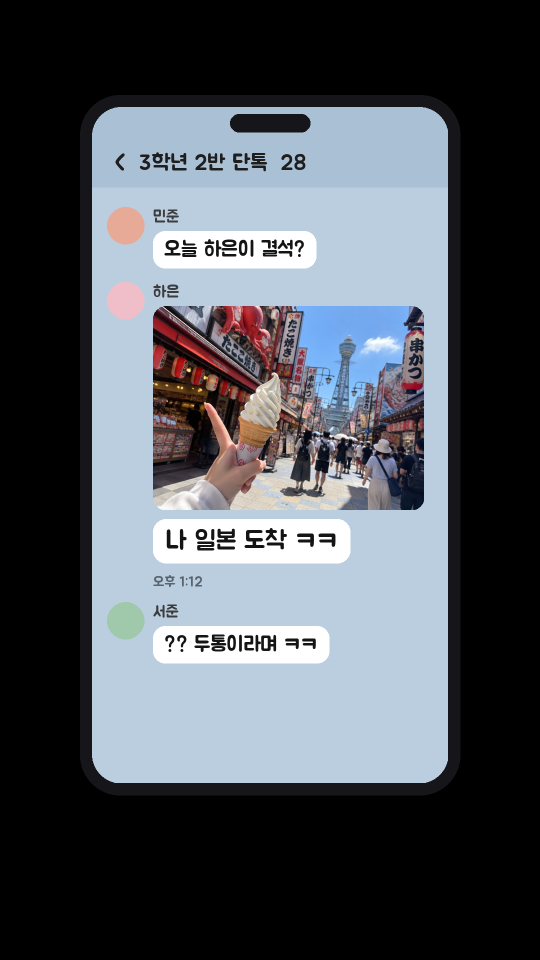
#> input picture studio/projects/soulchange-ep04/04_생성물/images/ovl_단톡.png, 1080 x 1920 px (shown at 1/2 size)
$ python -i phone_ui.py   (imports and definitions only)
#> lines starting #> are read from the running program, lines starting #| are printed output that depends on the picture
"""4화 v14: N3b 컷(담임 몸이 문자 보내는 0:33~0:35)의 하얀 폰 화면 안에만 문자 화면을 입힌다.
화면 = 밝고 색이 없는 픽셀만 바꾸므로, 화면을 덮은 엄지손가락·베젤은 그대로 위에 남는다.
사용: python3 phone_ui.py 입력.mp4 출력.mp4
"""
import subprocess, sys
import numpy as np
from PIL import Image, ImageDraw, ImageFont, ImageFilter

W, H, FPS = 1080, 1920, 30
ROI = (700, 560, 1080, 1250)   # x0, y0, x1, y1: 폰이 움직이는 범위(영혼 원 아래)
F = '/home/user/youtube-ops/series/_soulchange_kit/fonts/Jua-Regular.ttf'
f = lambda s: ImageFont.truetype(F, s)


# [53 lines left out: functions screen_image, persp_coeffs, screen_mask, corners, in_quad, not called in this run]


def skin(fr):
    r, g, b = fr[..., 0].astype(int), fr[..., 1].astype(int), fr[..., 2].astype(int)
    return (r > 90) & (r - b > 18) & (r >= g) & (np.maximum(r, np.maximum(g, b)) - np.minimum(r, np.minimum(g, b)) > 15)


def main(src, dst):
    raw = subprocess.run(['ffmpeg', '-v', 'error', '-i', src, '-f', 'rawvideo', '-pix_fmt', 'rgb24', '-'], capture_output=True).stdout
    frames = np.frombuffer(raw, np.uint8).reshape(-1, H, W, 3).copy()
    masks = [screen_mask(fr) for fr in frames]
    cs = [corners(m) for m in masks]
    # 모서리를 앞뒤 2프레임 평균으로 다듬어 떨림을 줄임(못 찾은 프레임은 이웃 값)
    # v14b: 한 프레임 사이 모서리가 크게 튀면(손가락이 화면을 많이 가려 밝은 부분이 줄 때) 앞 프레임 모서리를 쓴다
    last = next(c for c in cs if c is not None); out = []
    for c in cs:
        if c is None or np.abs(c - last).max() > 18: c = last + np.clip((c if c is not None else last) - last, -4, 4)
        out.append(c); last = c
    cs = out
    sm = [np.mean(cs[max(0, i - 2):i + 3], axis=0) for i in range(len(cs))]
    ui = screen_image(); uw, uh = ui.size
    for i, fr in enumerate(frames):
        q = sm[i]
        coef = persp_coeffs([(0, 0), (uw, 0), (uw, uh), (0, uh)], [tuple(p) for p in q])
        warped = np.asarray(ui.transform((W, H), Image.PERSPECTIVE, tuple(coef), Image.BICUBIC, fillcolor=(242, 242, 247)))
        m = in_quad(q, shrink=8) & ~skin(fr) & ~(fr.max(axis=2) < 70)   # v14b: 사각형 안쪽 전체(회색 얼룩 포함)에서 손가락(살색)만 뺌
        a = Image.fromarray((m * 255).astype(np.uint8)).filter(ImageFilter.MaxFilter(3)).filter(ImageFilter.GaussianBlur(1.2))
        a = np.asarray(a, float)[..., None] / 255
        frames[i] = (fr * (1 - a) + warped * a).astype(np.uint8)
    subprocess.run(['ffmpeg', '-y', '-v', 'error', '-f', 'rawvideo', '-pix_fmt', 'rgb24', '-s', f'{W}x{H}', '-r', str(FPS), '-i', '-',
                    '-c:v', 'libx264', '-preset', 'veryfast', '-crf', '18', '-pix_fmt', 'yuv420p', dst], input=frames.tobytes(), check=True)


# [2 lines not run here, left out]

>>> import cv2
>>> picture = cv2.imread('../04_생성물/images/ovl_단톡.png', cv2.IMREAD_GRAYSCALE)
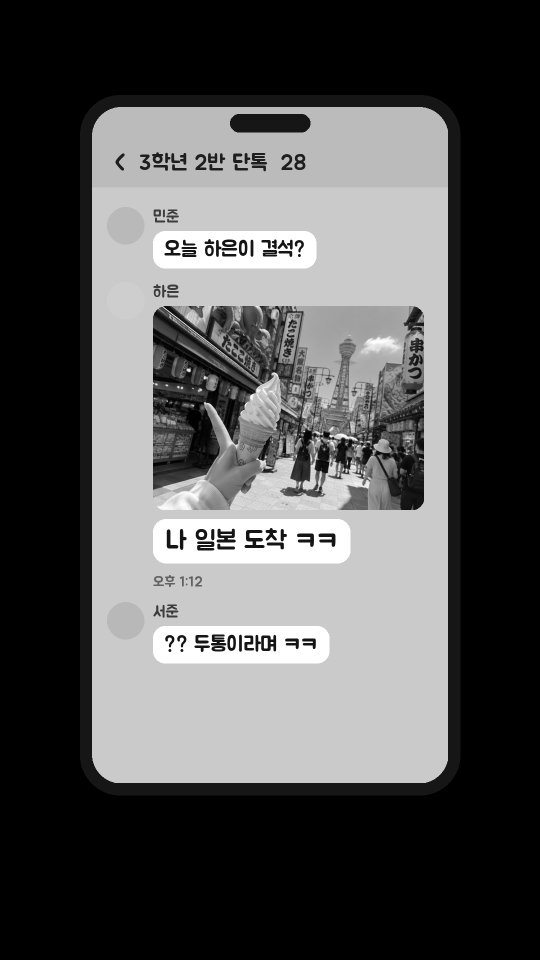
#> picture: shape (1920, 1080) (shown at 1/2 size); min 0, max 255, mean 83.5
>>> result = main(picture, 'out.png')
#> (the run stopped early here; a loop or call above may not have finished)

$ run again, on studio/projects/soulchange-ep04/04_생성물/images/ovl_멘붕그늘.png
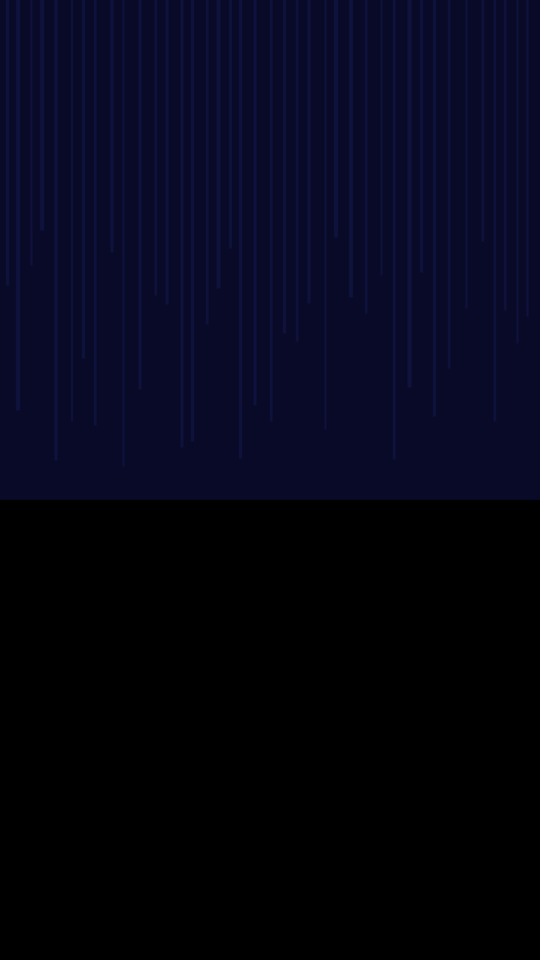
#> input picture studio/projects/soulchange-ep04/04_생성물/images/ovl_멘붕그늘.png, 1080 x 1920 px (shown at 1/2 size)
#> `picture = cv2.imread('../04_생성물/images/ovl_단톡.png', cv2.IMREAD_GRAYSCA..`:
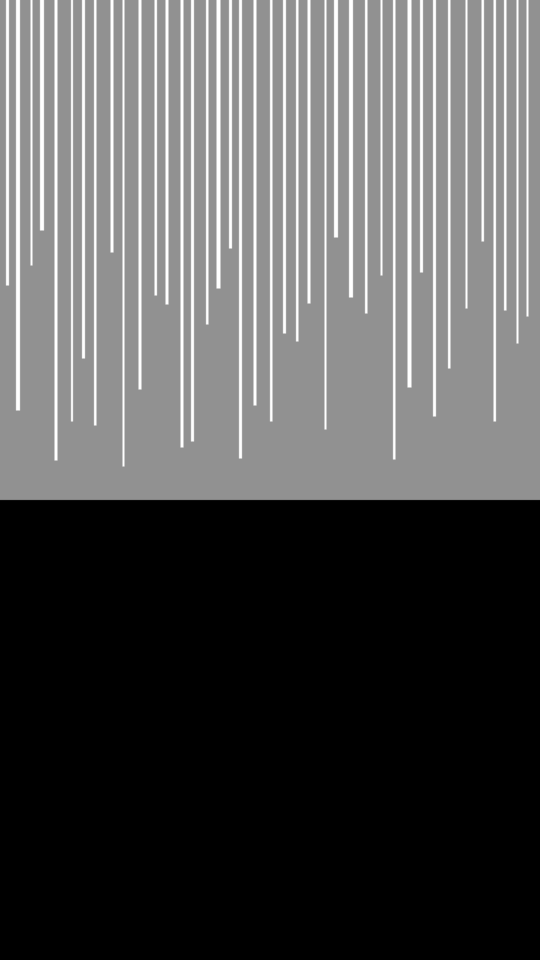
#> picture: shape (1920, 1080) (shown at 1/2 size); min 0, max 21, mean 6.9; drawn with min black and max white

$ run again, on studio/projects/soulchange-ep04/04_생성물/images/ovl_보낸문자.png
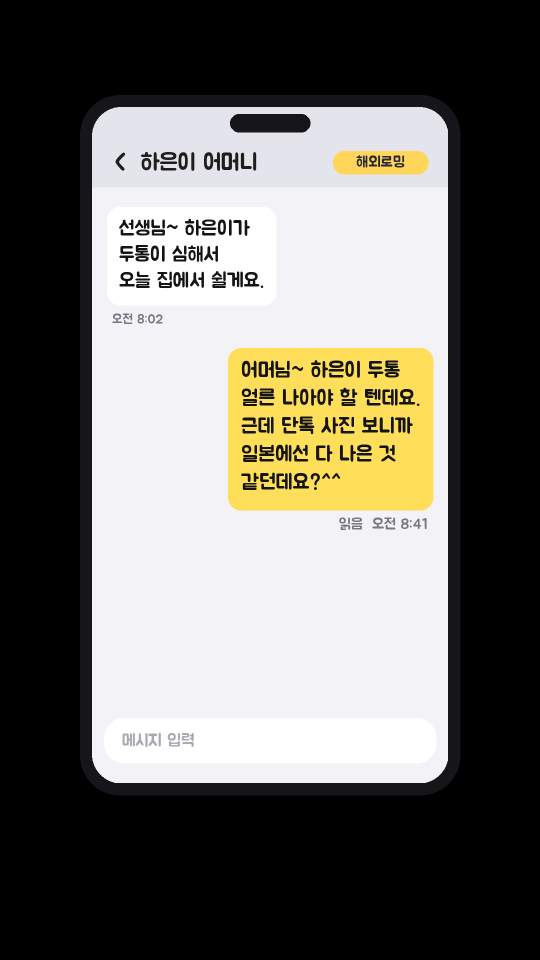
#> input picture studio/projects/soulchange-ep04/04_생성물/images/ovl_보낸문자.png, 1080 x 1920 px (shown at 1/2 size)
#> `picture = cv2.imread('../04_생성물/images/ovl_단톡.png', cv2.IMREAD_GRAYSCA..`:
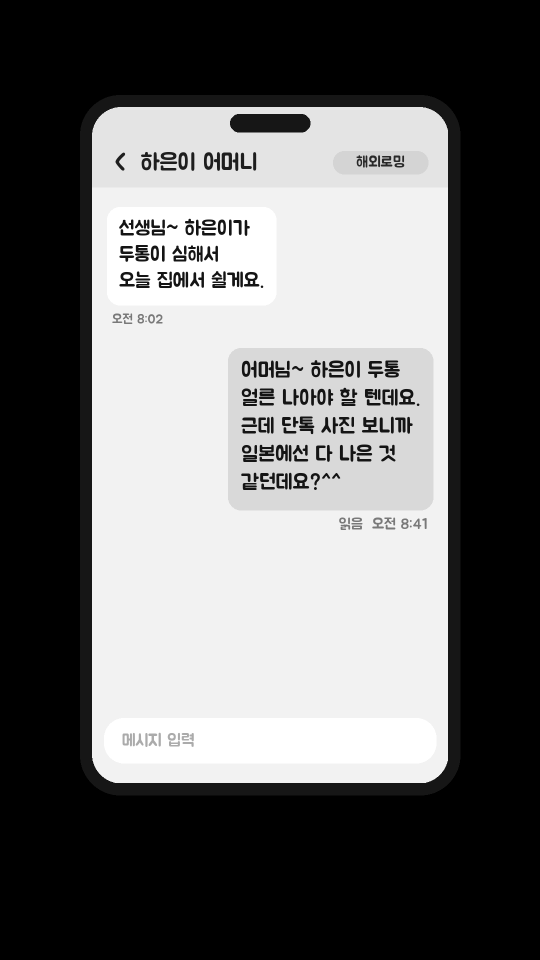
#> picture: shape (1920, 1080) (shown at 1/2 size); min 0, max 255, mean 106.9

$ run again, on studio/projects/soulchange-ep04/04_생성물/images/ovl_전화.png
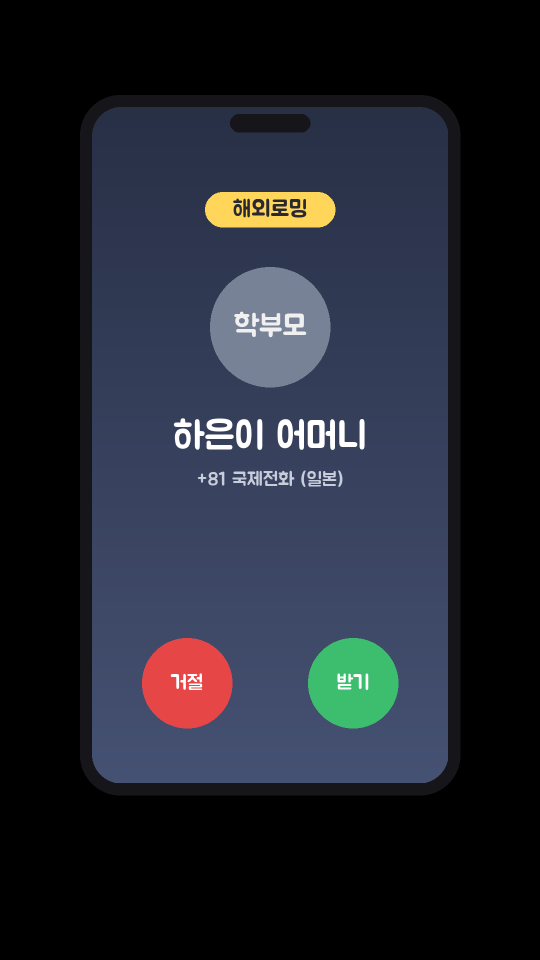
#> input picture studio/projects/soulchange-ep04/04_생성물/images/ovl_전화.png, 1080 x 1920 px (shown at 1/2 size)
#> `picture = cv2.imread('../04_생성물/images/ovl_단톡.png', cv2.IMREAD_GRAYSCA..`:
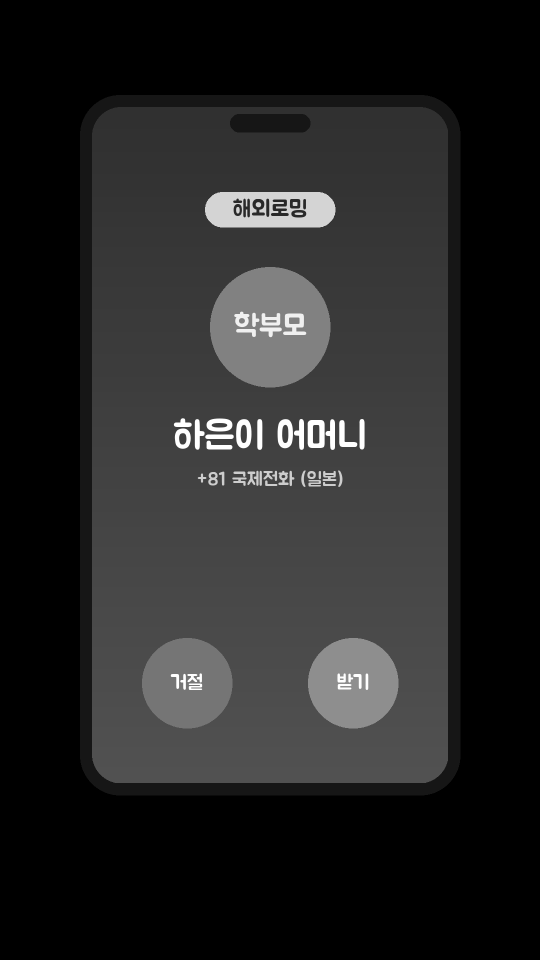
#> picture: shape (1920, 1080) (shown at 1/2 size); min 0, max 255, mean 36.3
